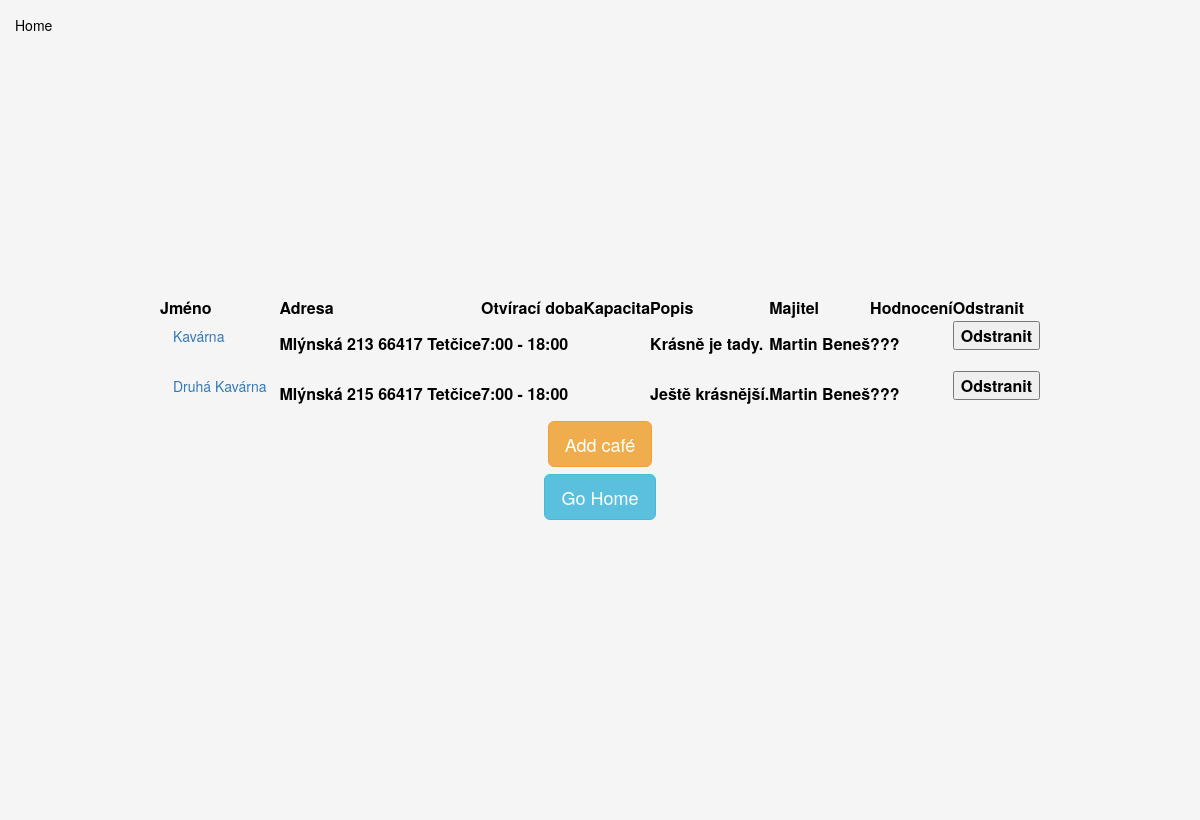
Before: /cafes/ with the older database file.
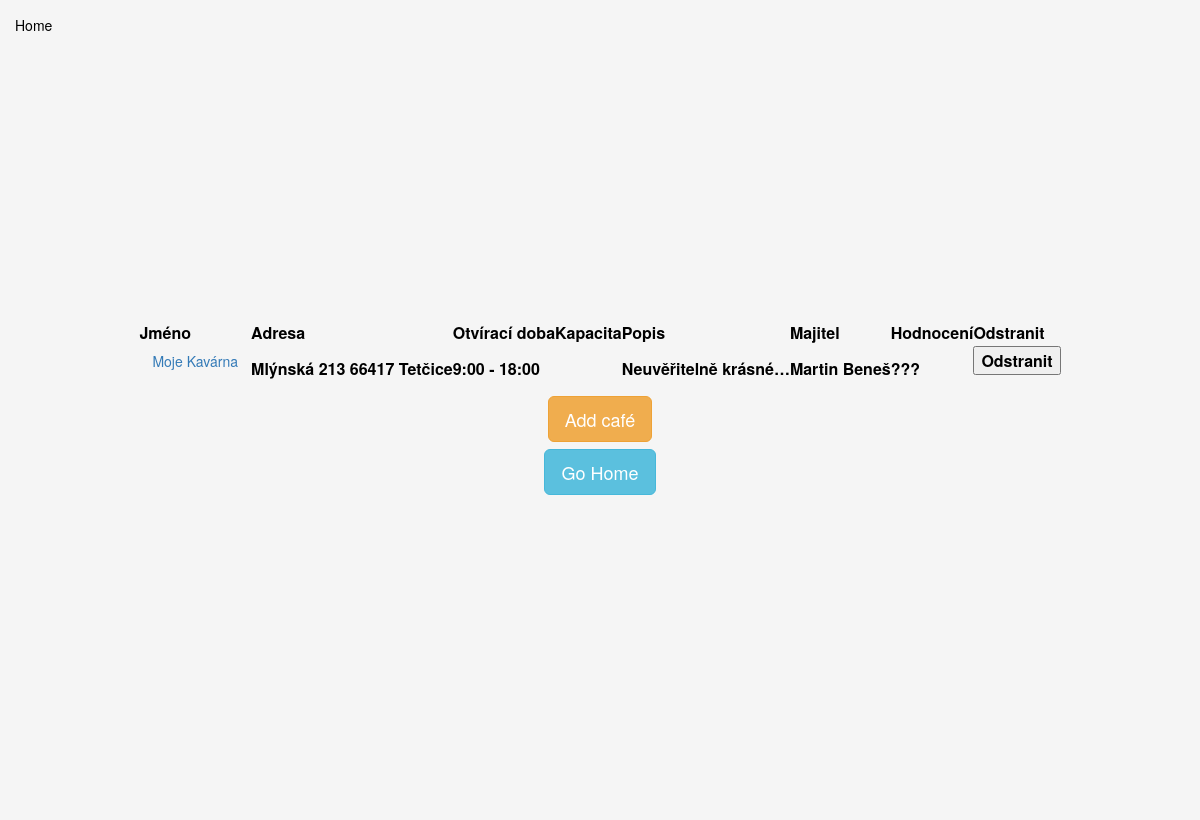
After: the same page with the newer database file.
### kavarna/models.py (models this page shows, shortened)
class Cafe(models.Model):
    name = models.CharField(max_length=64)
    street = models.CharField(max_length=64, blank=True, null=True)
    housenumber = models.PositiveIntegerField(blank=True, null=True)
    city = models.CharField(max_length=64, blank=True, null=True)
    psc = models.CharField(max_length=64, blank=True, null=True)
    opensAt = models.CharField(max_length=64, blank=True, null=True)
    closesAt = models.CharField(max_length=64, blank=True, null=True)
    capacity = models.PositiveSmallIntegerField(blank=True, null=True, default=0)
    description = models.TextField(blank=True, null=True)
    owner = models.ForeignKey(User, on_delete=models.CASCADE)
    offers_coffee = models.ManyToManyField(Coffee)

### kavarna/views.py (the view)
# urls.py: path('cafes/', views.cafes, name='cafes'),
def cafes(request):
    d = generateDict(request)
    if 'message' in d:
        return errLogout(request, d)
    if request.method == 'POST':
        pk = request.POST.get('pk')
        models.Cafe.objects.get(pk=pk).delete()
        return HttpResponseRedirect('')
    d['cafes_list'] = models.Cafe.objects.all()
    d['users_list'] = User.objects.all()
    d['drinkers_list'] = models.Drinker.objects.all()
    return render(request, "cafes.html", d)

### kavarna/core.py (called while the page is built)
def generateDict(request):
    try:
        email = request.COOKIES['user']
        if User.objects.get(email=email) != None:
            d = {'loggeduser'    : User.objects.get(email=email),
                 'loggeddrinker' : models.Drinker.getData(email) }
        else:
            d = {'message'   : 'Unknown user'}
    except:
        d = {}
    d['key'] = request.GET.get('key', '')
    return d

### kavarna/templates/cafes.html (shortened to what this page needs)
{% extends "titlepage.html" %}
{% block content %}
<table>
    <tr>
        <th>Jméno</th>
        <th>Adresa</th>
        <th>Otvírací doba</th>
        <th>Kapacita</th>
        <th>Popis</th>
        <th>Majitel</th>
        <th>Hodnocení</th>
        <th>Odstranit</th>
    </tr>
    {% for a in cafes_list %}
    <tr>
        <th>
            <form method="get" action="/cafe">
                <button class="btn btn-link" type="Submit">{{a.name}}</button>
            </form>
        </th>
        <th>{{a.street|default:""}} {{a.housenumber|default:""}} {{a.psc|default:""}} {{a.city|default:""}}</th>
        <th>{{a.opensAt|default:"???"}} - {{a.closesAt|default:"???"}}</th>
        <th>{{a.capacity|default:""}}</th>
        <th>{{a.description|default:""|truncatechars:20}}</th>
        <th>{{a.owner.first_name}} {{a.owner.last_name}}</th>
        <th>???</th>
        <th>
            <form method="post" action="">{% csrf_token %}
                <button type="Submit">Odstranit</button>
            </form>
        </th>
    </tr>
    {% endfor %}
</table>
<div class="row hcentralize">
    <a href="{% url 'addcafe' %}"><button class="btn btn-lg btn-warning" type="submit">Add café</button></a>
</div>
<div class="row hcentralize">
    <a href="{% url '' %}"><button class="btn btn-lg btn-info" type="submit">Go Home</button></a>
</div>
{% endblock %}

### kavarna/templates/titlepage.html
{% extends "base.html" %}
{% block maincontent %}
<div class="row vertical-center hcentralize ">
    <div class="col">
        {% block content %}
        {% endblock %}
    </div>
</div>
{% endblock %}

### kavarna/templates/base.html (shortened to what this page needs)
<html>
    <head>
        <link rel="stylesheet" href="https://maxcdn.bootstrapcdn.com/bootstrap/3.3.7/css/bootstrap.min.css">
        {% load static %}
        <link rel = "stylesheet" type = "text/css" href = "{% static 'kavarna/styles.css' %}">
    </head>
    <body class="backgrounder">
        <div class="panel-body">
            <div class="row">
                <div class="col-xs-12">
                    {% block homelink %}
                        <div class="pull-left" style="margin-top: 0;">
                            <a href="{% url '' %}">Home</a>
                        </div>
                    {% endblock %}
                </div>
            </div>
        </div>
        <div class="container-fluid">
            {% block maincontent %}
            {% endblock %}
        </div>
        <div class="container-fluid" style="padding-top: 50px">
    </body>
</html>

### kavarna/static/kavarna/styles.css (style rules this page uses)
html, body { height: 100%; }
a, a:hover, a:link, a:visited, a:active { text-decoration: none; color: black; }
.backgrounder { background-color: #f5f5f5; color: black; }
.hcentralize { display: -ms-flexbox; display: -webkit-box; display: flex; -ms-flex-align: center; -ms-flex-pack: center; -webkit-box-align: center; -webkit-box-pack: center; justify-content: center; }
input, .btn-warning, .btn-primary { margin: 2px; }
.btn-info { margin: 5px; }
.vertical-center { min-height: 90%; min-height: 90vh; display: flex; align-items: center; }

Changed rows visible on the page:
removed Cafe: name "Druhá Kavárna", street "Mlýnská", housenumber "215", psc "66417", city "Tetčice", opensAt "7:00", closesAt "18:00", description "Ještě krásnější.", owner.first_name "Martin", owner.last_name "Beneš"
changed Cafe "Mlýnská": name "Kavárna" → "Moje Kavárna"; opensAt "7:00" → "9:00"; description "Krásně je tady." → "Neuvěřitelně krásné…"
